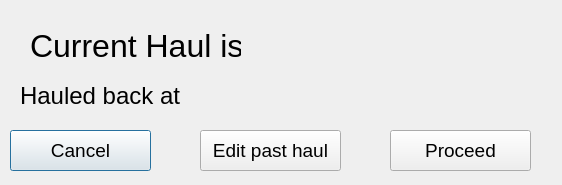
<?xml version="1.0" encoding="UTF-8"?>
<ui version="4.0">
 <class>processDlg</class>
 <widget class="QDialog" name="processDlg">
  <property name="geometry">
   <rect>
    <x>0</x>
    <y>0</y>
    <width>562</width>
    <height>185</height>
   </rect>
  </property>
  <property name="sizePolicy">
   <sizepolicy hsizetype="Preferred" vsizetype="Preferred">
    <horstretch>0</horstretch>
    <verstretch>2</verstretch>
   </sizepolicy>
  </property>
  <property name="windowTitle">
   <string>Process Haul</string>
  </property>
  <widget class="QLabel" name="label">
   <property name="geometry">
    <rect>
     <x>30</x>
     <y>20</y>
     <width>211</width>
     <height>51</height>
    </rect>
   </property>
   <property name="font">
    <font>
     <pointsize>24</pointsize>
    </font>
   </property>
   <property name="text">
    <string>Current Haul is</string>
   </property>
  </widget>
  <widget class="QLabel" name="haulLabel">
   <property name="geometry">
    <rect>
     <x>280</x>
     <y>20</y>
     <width>111</width>
     <height>51</height>
    </rect>
   </property>
   <property name="font">
    <font>
     <pointsize>24</pointsize>
    </font>
   </property>
   <property name="text">
    <string/>
   </property>
  </widget>
  <widget class="QPushButton" name="cancelBtn">
   <property name="geometry">
    <rect>
     <x>10</x>
     <y>130</y>
     <width>141</width>
     <height>41</height>
    </rect>
   </property>
   <property name="font">
    <font>
     <pointsize>14</pointsize>
    </font>
   </property>
   <property name="text">
    <string>Cancel</string>
   </property>
  </widget>
  <widget class="QPushButton" name="editBtn">
   <property name="geometry">
    <rect>
     <x>200</x>
     <y>130</y>
     <width>141</width>
     <height>41</height>
    </rect>
   </property>
   <property name="font">
    <font>
     <pointsize>14</pointsize>
    </font>
   </property>
   <property name="text">
    <string>Edit past haul</string>
   </property>
  </widget>
  <widget class="QPushButton" name="procBtn">
   <property name="geometry">
    <rect>
     <x>390</x>
     <y>130</y>
     <width>141</width>
     <height>41</height>
    </rect>
   </property>
   <property name="font">
    <font>
     <pointsize>14</pointsize>
    </font>
   </property>
   <property name="text">
    <string>Proceed</string>
   </property>
  </widget>
  <widget class="QLabel" name="label_2">
   <property name="geometry">
    <rect>
     <x>20</x>
     <y>70</y>
     <width>161</width>
     <height>51</height>
    </rect>
   </property>
   <property name="font">
    <font>
     <pointsize>18</pointsize>
    </font>
   </property>
   <property name="text">
    <string>Hauled back at</string>
   </property>
  </widget>
  <widget class="QLabel" name="timeLabel">
   <property name="geometry">
    <rect>
     <x>200</x>
     <y>70</y>
     <width>351</width>
     <height>41</height>
    </rect>
   </property>
   <property name="font">
    <font>
     <pointsize>24</pointsize>
    </font>
   </property>
   <property name="text">
    <string/>
   </property>
  </widget>
 </widget>
 <resources/>
 <connections/>
</ui>
